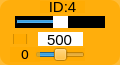
    <widget class="QWidget" name="widget_id4" native="true">
     <property name="geometry">
      <rect>
       <x>185</x>
       <y>710</y>
       <width>120</width>
       <height>65</height>
      </rect>
     </property>
     <property name="maximumSize">
      <size>
       <width>16777161</width>
       <height>16777215</height>
      </size>
     </property>
     <property name="styleSheet">
      <string notr="true">background-color: rgb(255, 170, 0, 200);
border-radius:10px;</string>
     </property>
     <widget class="QLabel" name="label_ID4">
      <property name="geometry">
       <rect>
        <x>40</x>
        <y>1</y>
        <width>45</width>
        <height>12</height>
       </rect>
      </property>
      <property name="minimumSize">
       <size>
        <width>0</width>
        <height>10</height>
       </size>
      </property>
      <property name="font">
       <font>
        <family>Arial</family>
        <pointsize>11</pointsize>
       </font>
      </property>
      <property name="styleSheet">
       <string notr="true">background-color: rgb(255, 255, 255， 0);
border-radius:0px;</string>
      </property>
      <property name="text">
       <string>ID:4</string>
      </property>
      <property name="alignment">
       <set>Qt::AlignCenter</set>
      </property>
     </widget>
     <widget class="QSlider" name="horizontalSlider_pulse_id4">
      <property name="geometry">
       <rect>
        <x>15</x>
        <y>16</y>
        <width>90</width>
        <height>12</height>
       </rect>
      </property>
      <property name="autoFillBackground">
       <bool>false</bool>
      </property>
      <property name="styleSheet">
       <string notr="true">QSlider{
	background: rgb(0, 0, 0);
	border-radius:0px;
}
QSlider::handle {/*设置中间的那个滑动的键*/                           background: rgb(255, 255, 255)}</string>
      </property>
      <property name="minimum">
       <number>0</number>
      </property>
      <property name="maximum">
       <number>1000</number>
      </property>
      <property name="pageStep">
       <number>1</number>
      </property>
      <property name="value">
       <number>500</number>
      </property>
      <property name="orientation">
       <enum>Qt::Horizontal</enum>
      </property>
     </widget>
     <widget class="QSlider" name="horizontalSlider_dev_id4">
      <property name="geometry">
       <rect>
        <x>35</x>
        <y>48</y>
        <width>50</width>
        <height>13</height>
       </rect>
      </property>
      <property name="styleSheet">
       <string notr="true">background-color: rgb(255, 255, 255， 0);</string>
      </property>
      <property name="minimum">
       <number>-125</number>
      </property>
      <property name="maximum">
       <number>125</number>
      </property>
      <property name="pageStep">
       <number>1</number>
      </property>
      <property name="orientation">
       <enum>Qt::Horizontal</enum>
      </property>
     </widget>
     <widget class="QLabel" name="label_id4">
      <property name="geometry">
       <rect>
        <x>10</x>
        <y>47</y>
        <width>30</width>
        <height>15</height>
       </rect>
      </property>
      <property name="minimumSize">
       <size>
        <width>0</width>
        <height>10</height>
       </size>
      </property>
      <property name="font">
       <font>
        <family>DejaVu Sans</family>
        <pointsize>10</pointsize>
       </font>
      </property>
      <property name="styleSheet">
       <string notr="true">background-color: rgb(255, 255, 255， 0);</string>
      </property>
      <property name="text">
       <string>0</string>
      </property>
      <property name="alignment">
       <set>Qt::AlignCenter</set>
      </property>
     </widget>
     <widget class="QLineEdit" name="lineEdit_id4">
      <property name="geometry">
       <rect>
        <x>38</x>
        <y>32</y>
        <width>45</width>
        <height>14</height>
       </rect>
      </property>
      <property name="sizePolicy">
       <sizepolicy hsizetype="Fixed" vsizetype="Fixed">
        <horstretch>0</horstretch>
        <verstretch>0</verstretch>
       </sizepolicy>
      </property>
      <property name="font">
       <font>
        <family>Arial</family>
        <pointsize>11</pointsize>
       </font>
      </property>
      <property name="autoFillBackground">
       <bool>false</bool>
      </property>
      <property name="styleSheet">
       <string notr="true">background-color: rgb(255, 255, 255);
border-radius:0px;</string>
      </property>
      <property name="text">
       <string>500</string>
      </property>
      <property name="maxLength">
       <number>1000</number>
      </property>
      <property name="alignment">
       <set>Qt::AlignCenter</set>
      </property>
      <property name="dragEnabled">
       <bool>false</bool>
      </property>
      <property name="readOnly">
       <bool>false</bool>
      </property>
     </widget>
     <widget class="QCheckBox" name="checkBox_id4">
      <property name="geometry">
       <rect>
        <x>13</x>
        <y>34</y>
        <width>15</width>
        <height>10</height>
       </rect>
      </property>
      <property name="text">
       <string/>
      </property>
     </widget>
    </widget>
